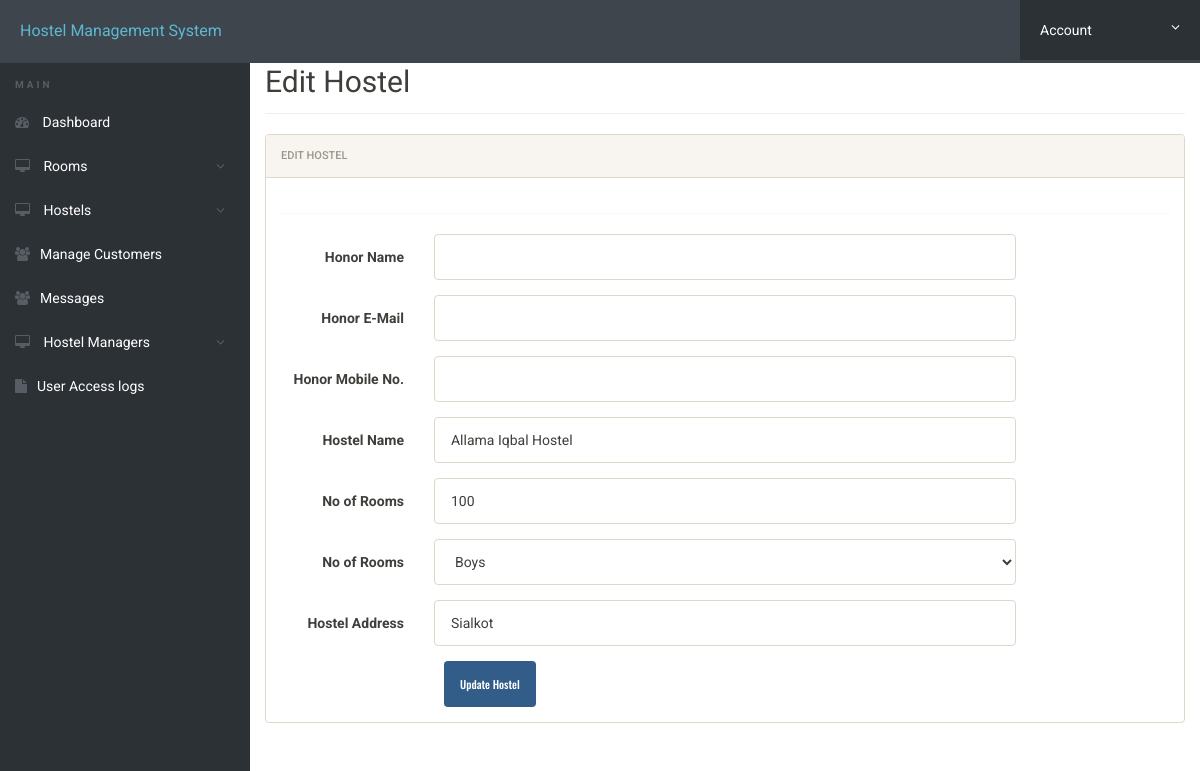
Screenshot of /Hostel/admin/edit-hostel.php?id=11 with the database file from the repository.
### tables this page shows
CREATE TABLE `hostel` (
  `Hostel_id` int(10) NOT NULL,
  `Hostel_name` varchar(255) NOT NULL,
  `No_of_rooms` varchar(255) DEFAULT NULL,
  `address` varchar(255) NOT NULL,
  `type` varchar(10) NOT NULL,
  `status` varchar(100) NOT NULL DEFAULT 'pending'
);

### Hostel/admin/edit-hostel.php (the view, shortened to what this page needs)
<?php
include('dbcon.php');
?>
<!doctype html>
<html lang="en" class="no-js">
<head>
<link rel="stylesheet" href="css/font-awesome.min.css">
<link rel="stylesheet" href="css/bootstrap.min.css">
<link rel="stylesheet" href="css/dataTables.bootstrap.min.css">>
<link rel="stylesheet" href="css/bootstrap-social.css">
<link rel="stylesheet" href="css/bootstrap-select.css">
<link rel="stylesheet" href="css/fileinput.min.css">
<link rel="stylesheet" href="css/awesome-bootstrap-checkbox.css">
<link rel="stylesheet" href="css/style.css">
</head>
<body>
<?php include('includes/header.php');?>
<div class="ts-main-content">
<?php include('includes/sidebar.php');?>
<div class="content-wrapper">
<div class="container-fluid">
<div class="row">
<div class="col-md-12">
<h2 class="page-title">Edit Hostel</h2>
<div class="row">
<div class="col-md-12">
<div class="panel panel-default">
<div class="panel-heading">Edit Hostel</div>
<div class="panel-body">
<form method="post" class="form-horizontal">
<?php
$id=$_GET['id'];
$sql="SELECT * FROM `hostel` WHERE `Hostel_id`='$id'";
$run=mysqli_query($con,$sql);
$row=mysqli_fetch_assoc($run);
?>
<div class="hr-dashed"></div>
<div class="form-group">
<label class="col-sm-2 control-label">Honor Name </label>
<div class="col-sm-8">
<input type="text" name="hhname" value="<?php echo $row['Honor_name'];?>" class="form-control"> </div>
</div>
<div class="form-group">
<label class="col-sm-2 control-label">Honor E-Mail </label>
<div class="col-sm-8">
<input type="email" name="email" value="<?php echo $row['Honor_email'];?>" class="form-control"> </div>
</div>
<div class="form-group">
<label class="col-sm-2 control-label">Honor Mobile No. </label>
<div class="col-sm-8">
<input type="text" name="mno" value="<?php echo $row['Honor_mobile'];?>" class="form-control"> </div>
</div>
<div class="form-group">
<label class="col-sm-2 control-label">Hostel Name </label>
<div class="col-sm-8">
<input type="text" name="hname" value="<?php echo $row['Hostel_name'];?>" class="form-control"> </div>
</div>
<div class="form-group">
<label class="col-sm-2 control-label">No of Rooms</label>
<div class="col-sm-8">
<input type="text" class="form-control" name="hno" id="cns" value="<?php echo $row['No_of_rooms'];?>" required="required">
</div>
</div>
<div class="form-group">
<label class="col-sm-2 control-label">No of Rooms</label>
<div class="col-sm-8">
	<select name="type" class="form-control" required="">
	<option value="<?php echo $row['type'];?>"><?php echo $row['type'];?></option>
</select>
</div>
</div>
<div class="form-group">
<label class="col-sm-2 control-label">Hostel Address</label>
<div class="col-sm-8">
<input type="text" class="form-control" name="hadd" value="<?php echo $row['address'];?>" >
</div>
</div>
<div class="col-sm-8 col-sm-offset-2">
<input class="btn btn-primary" type="submit" name="submita" value="Update Hostel">
</div>
</div>
</div>
</div>
</div>
</div>
</div>
</div>
</div>
</div>
</body>
</html>

### Hostel/admin/css/style.css (style rules this page uses)
html { font-size: 14px; }
@media only screen and (min-width: 480px) { html { font-size: 17px; } }
@media only screen and (min-width: 768px) { html { font-size: 14px; } }
body { font-size: 1em; }
.btn { font-family: 'Oswald', sans-serif; }
.hr-dashed { background-color: transparent; border-top: 1px dotted #edf0f5; color: transparent; height: 1px; margin: 20px 0; }
.panel { overflow: hidden; }
.btn { text-transform: none; }
.page-title { padding-bottom: 15px; margin-bottom: 20px; border-bottom: 1px solid #f0f0f0; }
.ts-main-content .content-wrapper { padding-top: 15px; margin-top: 10px; }
@media only screen and (min-width: 992px) { .ts-main-content .content-wrapper { margin-left: 250px; } }

### rows the page displays
hostel: hname "Allama Iqbal Hostel", hno "100", type "Boys", hadd "Sialkot"
